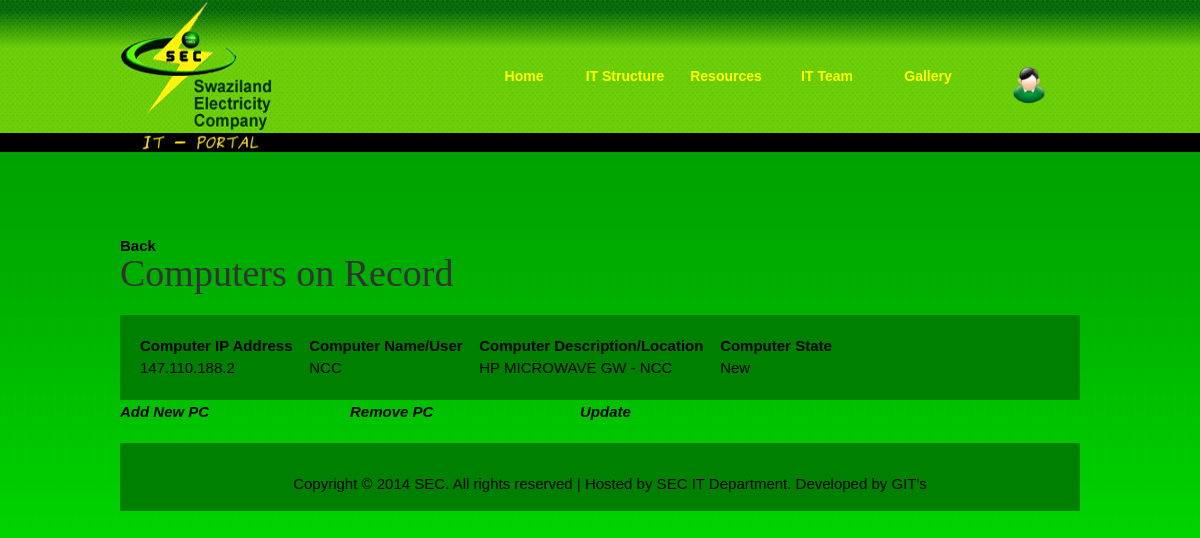
Screenshot of /php/all_core.php (signed in) with the database file from the repository.
### tables this page shows
CREATE TABLE `computers` (
  `pc_id` int(11) NOT NULL AUTO_INCREMENT,
  `pc_user` varchar(255) NOT NULL,
  `pc_ip` varchar(255) NOT NULL,
  `pc_subnet` varchar(20) NOT NULL,
  `pc_desc` text,
  `pc_state` text,
  PRIMARY KEY (`pc_id`)
);

### php/all_core.php (the view, shortened to what this page needs)
<?php
include '../includes/header.php';
require '../includes/connect.php';
?>
    <div id="part_2">
    <a href="all_subnets_net.php">Back</a>
      <h2>Computers on Record</h2>
       <div class="col_w1024">
           <div class="fp_service_box fp_c1">
     		<table cellspacing="20">
 		<?php
		  $result = mysql_query("SELECT pc_user, pc_ip, pc_desc, pc_state FROM computers WHERE pc_subnet = '147.110.188.0'");
		  echo "<table>";
		  echo "<tr>";
		  echo "<td><strong>Computer IP Address &nbsp&nbsp&nbsp</strong></td>";
		  echo "<td><strong>Computer Name/User &nbsp&nbsp&nbsp</strong></td>";
		  echo "<td><strong>Computer Description/Location &nbsp&nbsp&nbsp</strong></td>";
		  echo "<td><strong>Computer State &nbsp&nbsp&nbsp</strong></td>";
		  echo "</tr>";
                  while ($row = mysql_fetch_assoc($result)) {
                  extract($row);
			echo "<tr>";
			echo "<td>".$row['pc_ip']."</a></td>";
			echo "<td>".$row['pc_user']."</td>";
			echo "<td>".$row['pc_desc']."</td>";
			echo "<td>".$row['pc_state']."</td>";
			echo "</tr>";
		  }
		  echo "</table>";
                ?>
	    	</table>
	  </div>
	<article class="cols">
	<p><a href="../php/add_pc.php"><i>Add New PC</i></a></p>
	</article>
	<article class="cols">
	<p><a href="../php/remove_pc.php"><i>Remove PC</i></a></p>
	</article>
	<article class="cols">
	<p><a href='../php/update_net3.php'><i>Update</i></a></p>
	</article>
	</div>
    </div>
<?php include '../includes/footer.php' ?>

### css/templatemo_style.css (style rules this page uses)
body { margin: 0; padding: 0; color: #000000; font-family: Tahoma, Geneva, sans-serif; font-size: 15px; line-height: 1.5em; background-color: #01df00; background-repeat: repeat-x; background-position: top; background-image: url(../images/Backbg4.jpg) }
a, a:link, a:visited { color: #000; font-weight: bold; text-decoration: none }
p { margin: 0 0 10px 0; padding: 0; }
h1, h2, h3, h4, h5, h6 { color: #333; font-weight: normal; font-family: Georgia, "Times New Roman", Times, serif; }
h2 { font-size: 38px; margin: 0 0 25px; padding: 5px 0; }
#part_2 { clear: both; width: 960px; padding: 60px 0 20px; }
.fp_service_box { padding: 20px; margin-bottom: 1px }
.fp_service_box table { padding: 0px }
.fp_c1 { background: green }

### css/layout.css (style rules this page uses)
.col1, .col2, .col3, .cols { float:left }
.cols { width:230px }

### css/style.css (style rules this page uses)
article, aside, audio, canvas, command, datalist, details, embed, figcaption, figure, footer, header, hgroup, keygen, meter, nav, output, progress, section, source, video { display:block }
body, html { height:100% }
a { color:#558f0b; text-decoration:underline; outline:none }
p { padding-bottom:20px }

### rows the page displays
computers: pc_ip "147.110.188.2", pc_user "NCC", pc_desc "HP MICROWAVE GW - NCC", pc_state "New"
